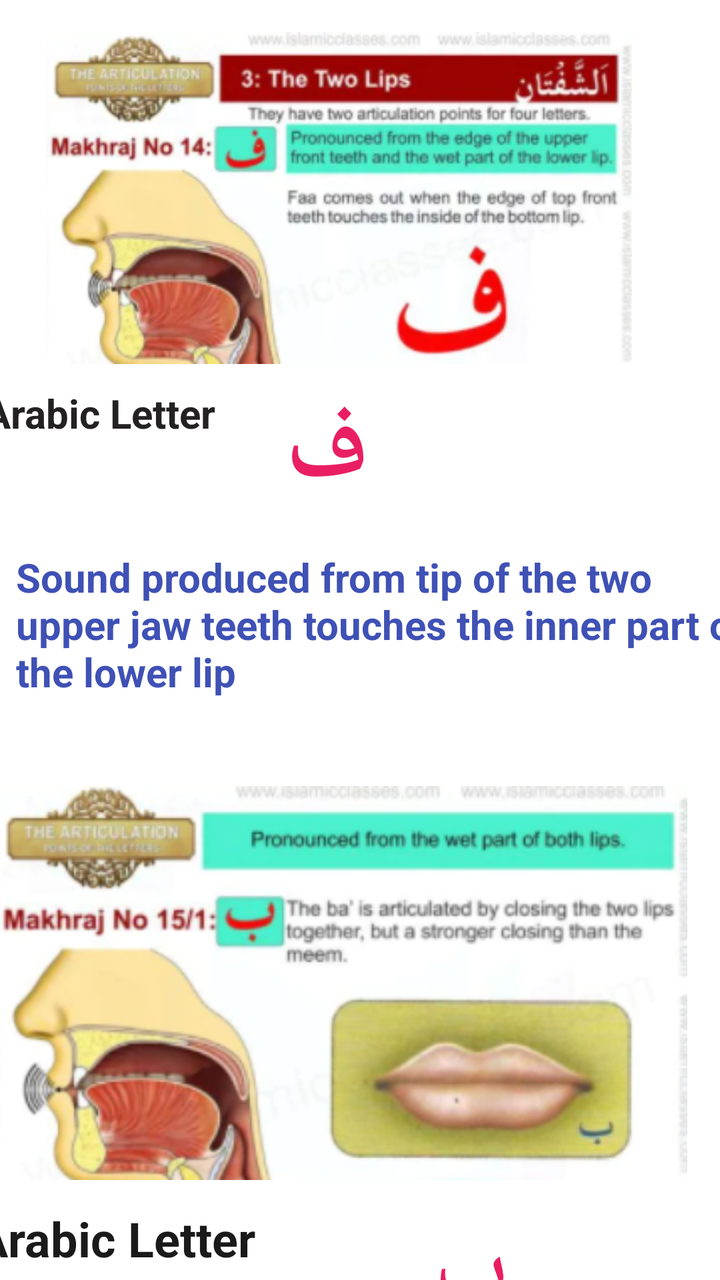
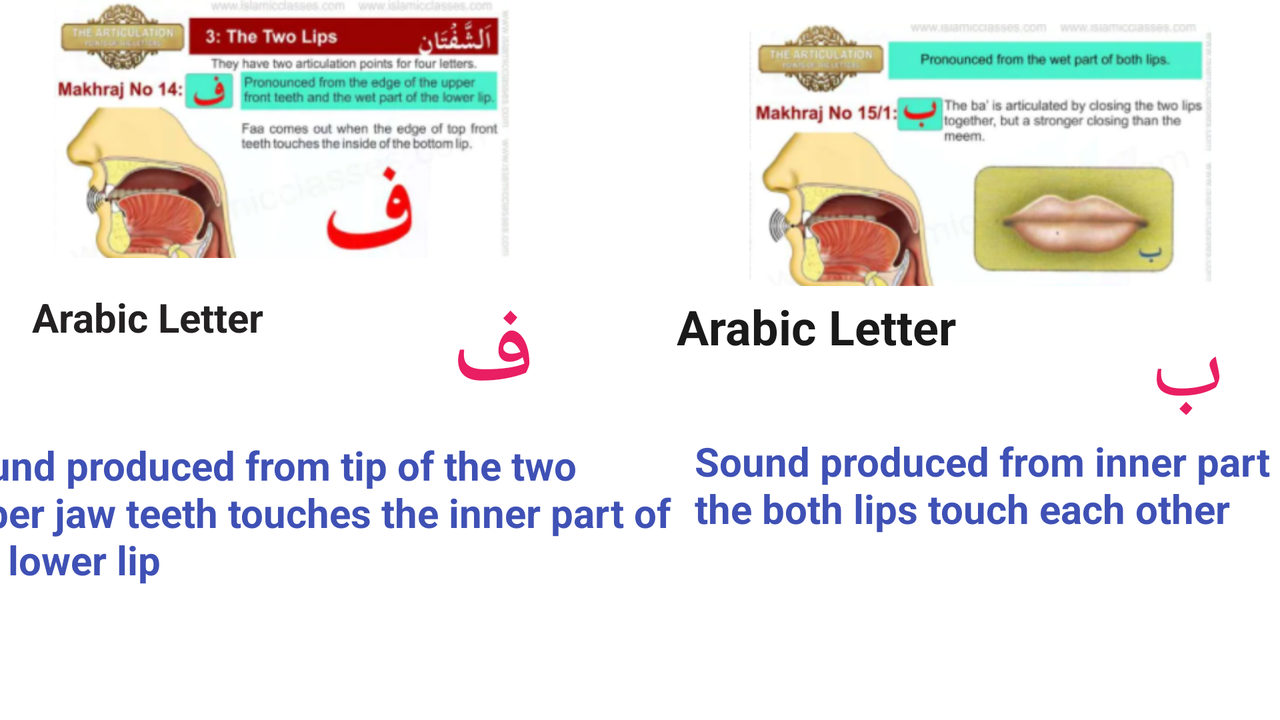

First picture: res/layout/ on a phone held upright. Second picture: the repository's own variant of that layout, on a device whose configuration matches the variant's folder. Source for both follows.
<!-- AndroidManifest.xml: application theme Theme.Arabic -->
<!-- res/layout/activity_main12.xml -->
<?xml version="1.0" encoding="utf-8"?>
<androidx.constraintlayout.widget.ConstraintLayout xmlns:android="http://schemas.android.com/apk/res/android"
    xmlns:app="http://schemas.android.com/apk/res-auto"
    xmlns:tools="http://schemas.android.com/tools"
    android:layout_width="match_parent"
    android:layout_height="match_parent"
    tools:context=".MainActivity12">

    <ImageView
        android:id="@+id/imageView14"
        android:layout_width="381dp"
        android:layout_height="166dp"
        android:layout_marginStart="4dp"
        android:layout_marginTop="16dp"
        android:layout_marginEnd="26dp"
        app:layout_constraintEnd_toEndOf="parent"
        app:layout_constraintStart_toStartOf="parent"
        app:layout_constraintTop_toTopOf="parent"
        app:srcCompat="@drawable/capture28" />

    <TextView
        android:id="@+id/textView"
        android:layout_width="wrap_content"
        android:layout_height="wrap_content"
        android:layout_marginStart="13dp"
        android:layout_marginTop="13dp"
        android:layout_marginEnd="64dp"
        android:background="@drawable/textview_border"
        android:text="Arabic Letter "
        android:textColor="#1B1A1A"
        android:textSize="24sp"
        android:textStyle="bold"
        app:layout_constraintEnd_toStartOf="@+id/textView13"
        app:layout_constraintStart_toStartOf="parent"
        app:layout_constraintTop_toBottomOf="@+id/imageView15" />

    <TextView
        android:id="@+id/textView2"
        android:layout_width="60dp"
        android:layout_height="66dp"
        android:layout_marginTop="11dp"
        android:layout_marginEnd="176dp"
        android:text="ف"
        android:textColor="#E91E63"
        android:textSize="48sp"
        android:textStyle="bold"
        app:layout_constraintEnd_toEndOf="parent"
        app:layout_constraintTop_toBottomOf="@+id/imageView14" />


    <TextView
        android:id="@+id/textView3"
        android:layout_width="366dp"
        android:layout_height="75dp"
        android:layout_marginStart="8dp"
        android:layout_marginTop="16dp"
        android:layout_marginEnd="21dp"
        android:background="@drawable/textview_border"
        android:text="Sound produced from tip of the two upper jaw teeth touches the inner part of the lower lip"
        android:textColor="#3F51B5"
        android:textSize="20sp"
        android:textStyle="bold"
        app:layout_constraintEnd_toEndOf="parent"
        app:layout_constraintHorizontal_bias="0.0"
        app:layout_constraintStart_toStartOf="parent"
        app:layout_constraintTop_toBottomOf="@+id/textView2" />

    <View
        android:id="@+id/divider3"
        android:layout_width="409dp"
        android:layout_height="5dp"
        android:layout_marginStart="1dp"

        android:layout_marginTop="19dp"
        android:layout_marginEnd="1dp"
        android:background="@drawable/textview_border"
        app:layout_constraintEnd_toEndOf="parent"
        app:layout_constraintStart_toStartOf="parent"
        app:layout_constraintTop_toBottomOf="@+id/textView3" />

    <TextView
        android:id="@+id/textView12"
        android:layout_width="wrap_content"
        android:layout_height="wrap_content"
        android:layout_marginStart="16dp"
        android:layout_marginTop="11dp"
        android:layout_marginEnd="41dp"
        android:background="@drawable/textview_border"
        android:text="Arabic Letter"
        android:textColor="#232121"
        android:textSize="20sp"
        android:textStyle="bold"
        app:layout_constraintEnd_toStartOf="@+id/textView2"
        app:layout_constraintStart_toStartOf="parent"
        app:layout_constraintTop_toBottomOf="@+id/imageView14" />

    <TextView
        android:id="@+id/textView13"
        android:layout_width="82dp"
        android:layout_height="60dp"
        android:layout_marginTop="13dp"
        android:layout_marginEnd="106dp"
        android:text="ب"
        android:textColor="#E91E63"
        android:textSize="48sp"
        app:layout_constraintEnd_toEndOf="parent"
        app:layout_constraintTop_toBottomOf="@+id/imageView15" />

    <TextView
        android:id="@+id/textView14"
        android:layout_width="357dp"
        android:layout_height="56dp"
        android:layout_marginStart="24dp"
        android:layout_marginTop="8dp"
        android:layout_marginEnd="42dp"
        android:background="@drawable/textview_border"
        android:text="Sound produced from inner part of the both lips touch each other"
        android:textColor="#3F51B5"
        android:textSize="20sp"
        android:textStyle="bold"
        app:layout_constraintEnd_toEndOf="parent"
        app:layout_constraintHorizontal_bias="0.545"
        app:layout_constraintStart_toStartOf="parent"
        app:layout_constraintTop_toBottomOf="@+id/textView13" />

    <ImageView
        android:id="@+id/imageView15"
        android:layout_width="wrap_content"
        android:layout_height="wrap_content"
        android:layout_marginStart="22dp"
        android:layout_marginTop="19dp"
        android:layout_marginEnd="42dp"
        app:layout_constraintEnd_toEndOf="parent"
        app:layout_constraintStart_toStartOf="parent"
        app:layout_constraintTop_toBottomOf="@+id/divider3"
        app:srcCompat="@drawable/capture29" />
</androidx.constraintlayout.widget.ConstraintLayout>
<!-- resources referenced by this layout -->
<resources>
  <!-- drawable capture28: png bitmap (drawable, 125919 bytes) -->
  <!-- drawable capture29: png bitmap (drawable, 125628 bytes) -->
  <style name="Theme.Arabic" parent="Theme.MaterialComponents.DayNight.DarkActionBar">
          
          <item name="colorPrimary">@color/purple_500</item>
          <item name="colorPrimaryVariant">@color/purple_700</item>
          <item name="colorOnPrimary">@color/white</item>
          
          <item name="colorSecondary">@color/teal_200</item>
          <item name="colorSecondaryVariant">@color/teal_700</item>
          <item name="colorOnSecondary">@color/black</item>
          
          <item name="android:statusBarColor" tools:targetApi="l">?attr/colorPrimaryVariant</item>
          
      </style>
  <color name="purple_500">#FF6200EE</color>
  <color name="purple_700">#FF3700B3</color>
  <color name="white">#FFFFFFFF</color>
  <color name="teal_200">#FF03DAC5</color>
  <color name="teal_700">#FF018786</color>
  <color name="black">#FF000000</color>
</resources>
<!-- res/layout-land/activity_main12.xml (the repository's variant of the layout above) -->
<!-- drawn on the phone turned sideways -->
<?xml version="1.0" encoding="utf-8"?>
<androidx.constraintlayout.widget.ConstraintLayout xmlns:android="http://schemas.android.com/apk/res/android"
    xmlns:app="http://schemas.android.com/apk/res-auto"
    xmlns:tools="http://schemas.android.com/tools"
    android:layout_width="match_parent"
    android:layout_height="match_parent"
    tools:context=".MainActivity12">

    <ImageView
        android:id="@+id/imageView14"
        android:layout_width="373dp"
        android:layout_height="129dp"
        android:layout_marginStart="8dp"
        app:layout_constraintEnd_toStartOf="@+id/divider3"
        app:layout_constraintStart_toStartOf="parent"
        app:layout_constraintTop_toTopOf="parent"
        app:srcCompat="@drawable/capture28" />


    <TextView
        android:id="@+id/textView"
        android:layout_width="wrap_content"
        android:layout_height="wrap_content"
        android:layout_marginStart="5dp"
        android:layout_marginTop="4dp"
        android:layout_marginEnd="23dp"
        android:background="@drawable/textview_border"
        android:text="Arabic Letter "
        android:textColor="#1B1A1A"
        android:textSize="24sp"
        android:textStyle="bold"
        app:layout_constraintEnd_toStartOf="@+id/textView13"
        app:layout_constraintStart_toEndOf="@+id/divider3"
        app:layout_constraintTop_toBottomOf="@+id/imageView15" />

    <TextView
        android:id="@+id/textView2"
        android:layout_width="60dp"
        android:layout_height="66dp"
        android:layout_marginStart="75dp"
        android:layout_marginTop="16dp"
        android:layout_marginEnd="118dp"
        android:text="ف"
        android:textColor="#E91E63"
        android:textSize="48sp"
        android:textStyle="bold"
        app:layout_constraintEnd_toStartOf="@+id/textView"
        app:layout_constraintHorizontal_bias="0.0"
        app:layout_constraintStart_toEndOf="@+id/textView12"
        app:layout_constraintTop_toBottomOf="@+id/imageView14" />

    <TextView
        android:id="@+id/textView3"
        android:layout_width="366dp"
        android:layout_height="75dp"
        android:layout_marginStart="8dp"
        android:layout_marginTop="8dp"
        android:layout_marginEnd="15dp"
        android:background="@drawable/textview_border"
        android:text="Sound produced from tip of the two upper jaw teeth touches the inner part of the lower lip"
        android:textColor="#3F51B5"
        android:textSize="20sp"
        android:textStyle="bold"
        app:layout_constraintEnd_toStartOf="@+id/divider3"
        app:layout_constraintHorizontal_bias="0.615"
        app:layout_constraintStart_toStartOf="parent"
        app:layout_constraintTop_toBottomOf="@+id/textView2" />

    <View
        android:id="@+id/divider3"
        android:layout_width="4dp"
        android:layout_height="373dp"

        android:layout_marginTop="12dp"
        android:layout_marginEnd="2dp"
        android:background="@drawable/textview_border"
        app:layout_constraintEnd_toStartOf="@+id/textView"
        app:layout_constraintStart_toEndOf="@+id/imageView14"
        app:layout_constraintTop_toTopOf="parent" />

    <TextView
        android:id="@+id/textView12"
        android:layout_width="wrap_content"
        android:layout_height="wrap_content"
        android:layout_marginStart="16dp"
        android:layout_marginTop="16dp"
        android:background="@drawable/textview_border"
        android:text="Arabic Letter"
        android:textColor="#232121"
        android:textSize="20sp"
        android:textStyle="bold"
        app:layout_constraintStart_toStartOf="parent"
        app:layout_constraintTop_toBottomOf="@+id/imageView14" />

    <TextView
        android:id="@+id/textView13"
        android:layout_width="82dp"
        android:layout_height="60dp"
        android:layout_marginStart="23dp"
        android:layout_marginTop="10dp"
        android:layout_marginEnd="82dp"
        android:text="ب"
        android:textColor="#E91E63"
        android:textSize="48sp"
        app:layout_constraintEnd_toEndOf="parent"
        app:layout_constraintStart_toEndOf="@+id/textView"
        app:layout_constraintTop_toBottomOf="@+id/imageView15" />

    <TextView
        android:id="@+id/textView14"
        android:layout_width="334dp"
        android:layout_height="65dp"
        android:layout_marginStart="16dp"
        android:layout_marginTop="4dp"
        android:background="@drawable/textview_border"
        android:text="Sound produced from inner part of the both lips touch each other"
        android:textColor="#3F51B5"
        android:textSize="20sp"
        android:textStyle="bold"
        app:layout_constraintEnd_toEndOf="parent"
        app:layout_constraintHorizontal_bias="0.0"
        app:layout_constraintStart_toEndOf="@+id/divider3"
        app:layout_constraintTop_toBottomOf="@+id/textView13" />

    <ImageView
        android:id="@+id/imageView15"
        android:layout_width="309dp"
        android:layout_height="131dp"
        android:layout_marginStart="19dp"
        android:layout_marginTop="12dp"
        android:layout_marginEnd="10dp"
        app:layout_constraintEnd_toEndOf="parent"
        app:layout_constraintStart_toEndOf="@+id/divider3"
        app:layout_constraintTop_toTopOf="parent"
        app:srcCompat="@drawable/capture29" />
</androidx.constraintlayout.widget.ConstraintLayout>
